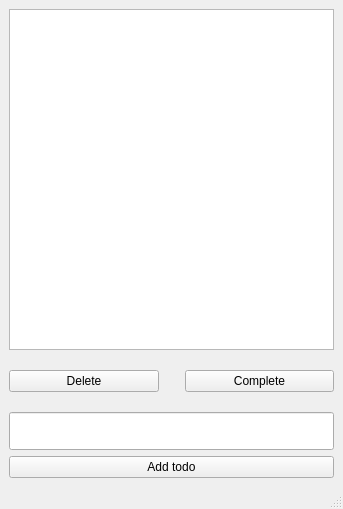
<?xml version="1.0" encoding="UTF-8"?>
<ui version="4.0">
 <class>MainWindow</class>
 <widget class="QMainWindow" name="MainWindow">
  <property name="geometry">
   <rect>
    <x>0</x>
    <y>0</y>
    <width>343</width>
    <height>509</height>
   </rect>
  </property>
  <property name="windowTitle">
   <string>MainWindow</string>
  </property>
  <widget class="QWidget" name="centralwidget">
   <layout class="QVBoxLayout" name="verticalLayout">
    <item>
     <widget class="QListView" name="todoView"/>
    </item>
    <item>
     <layout class="QHBoxLayout" name="horizontalLayout">
      <property name="sizeConstraint">
       <enum>QLayout::SetDefaultConstraint</enum>
      </property>
      <item>
       <widget class="QPushButton" name="deleteButton">
        <property name="text">
         <string>Delete</string>
        </property>
       </widget>
      </item>
      <item>
       <spacer name="verticalSpacer">
        <property name="orientation">
         <enum>Qt::Vertical</enum>
        </property>
        <property name="sizeType">
         <enum>QSizePolicy::Fixed</enum>
        </property>
        <property name="sizeHint" stdset="0">
         <size>
          <width>20</width>
          <height>50</height>
         </size>
        </property>
       </spacer>
      </item>
      <item>
       <widget class="QPushButton" name="completeButton">
        <property name="text">
         <string>Complete</string>
        </property>
       </widget>
      </item>
     </layout>
    </item>
    <item>
     <widget class="QLineEdit" name="todoEdit">
      <property name="sizePolicy">
       <sizepolicy hsizetype="Expanding" vsizetype="Preferred">
        <horstretch>0</horstretch>
        <verstretch>0</verstretch>
       </sizepolicy>
      </property>
      <property name="minimumSize">
       <size>
        <width>0</width>
        <height>38</height>
       </size>
      </property>
     </widget>
    </item>
    <item>
     <widget class="QPushButton" name="addButton">
      <property name="text">
       <string>Add todo</string>
      </property>
     </widget>
    </item>
   </layout>
  </widget>
  <widget class="QMenuBar" name="menubar">
   <property name="geometry">
    <rect>
     <x>0</x>
     <y>0</y>
     <width>343</width>
     <height>26</height>
    </rect>
   </property>
  </widget>
  <widget class="QStatusBar" name="statusbar"/>
 </widget>
 <resources/>
 <connections/>
</ui>
